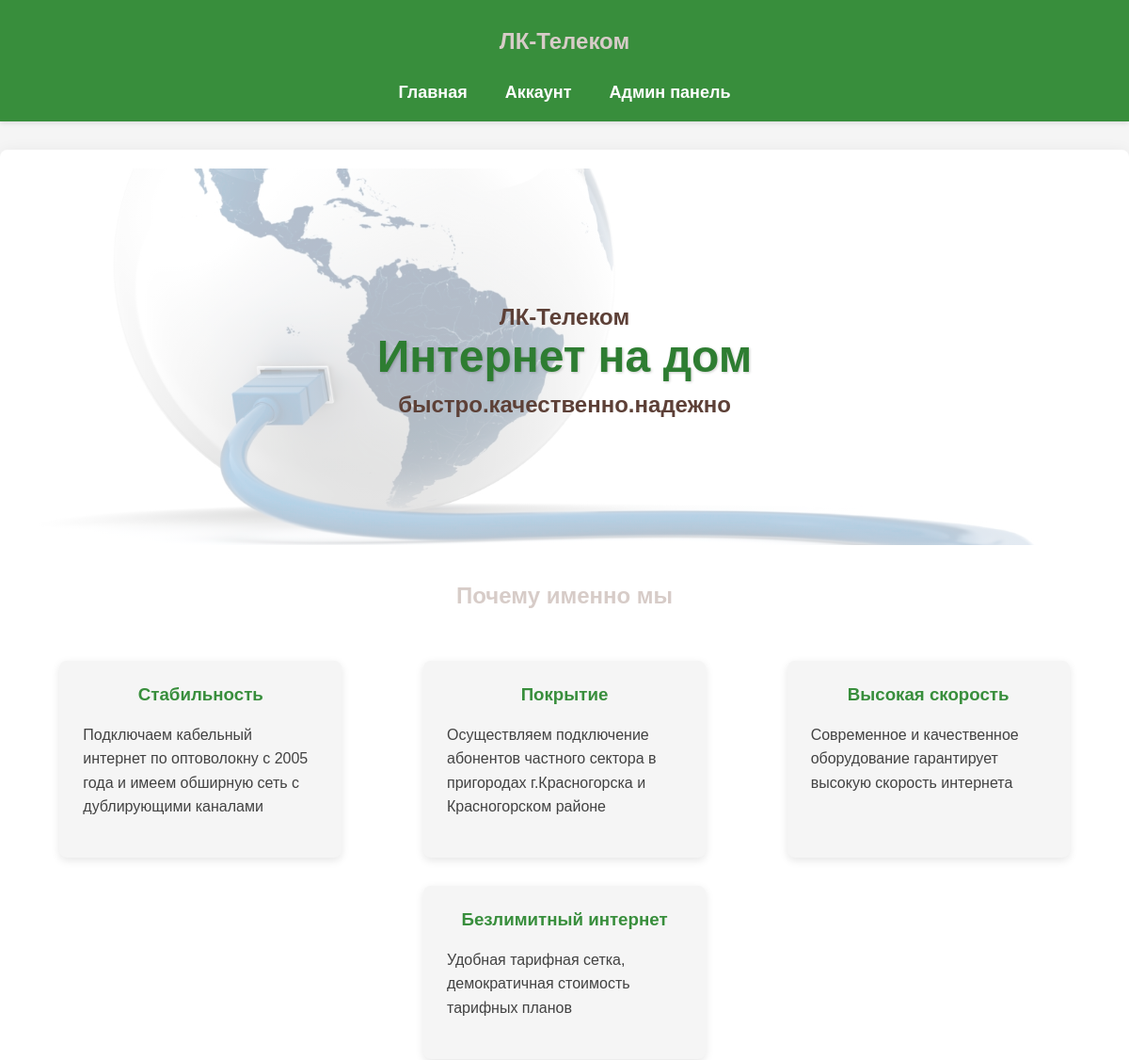
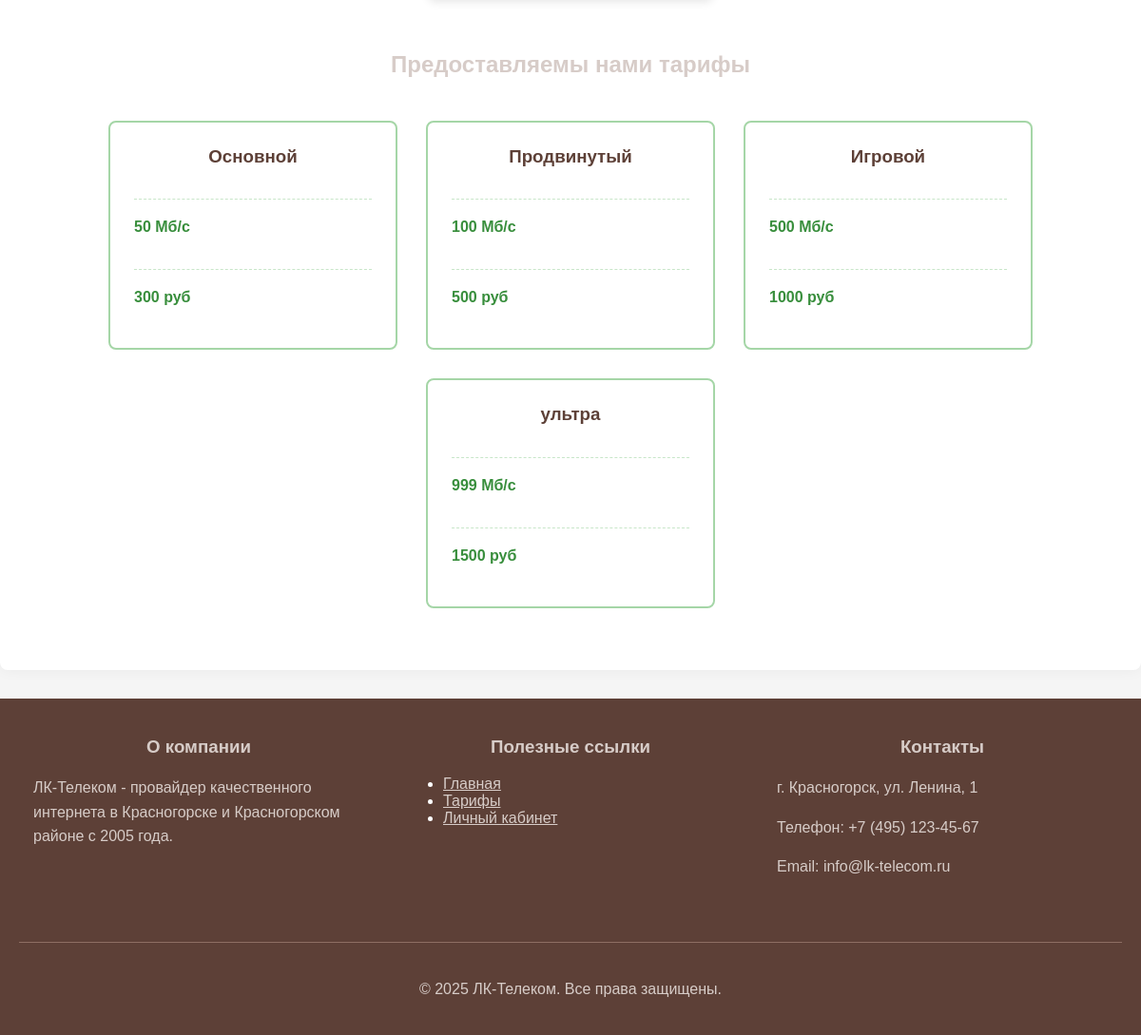
The page /public/login/main.php (signed in) on the database its author committed (2 pictures, top to bottom).
### tables this page shows
CREATE TABLE `tariff` (
  `id` int NOT NULL,
  `tariff_name` varchar(32) NOT NULL,
  `tariff_speed` int NOT NULL,
  `tariff_price` int NOT NULL
);

### public/login/main.php (the view, shortened to what this page needs)
<?php session_start();
include "db.php";
include "header.php";?>
<!DOCTYPE html>
<html lang="en">
<head>
</head>
<body>
        <div class="main_content">
                    <div class="short_content">
                        <h3>ЛК-Телеком</h3>
                        <h1>Интернет на дом</h1>
                        <h3>быстро.качественно.надежно</h3>
                    </div>
                    <h2>Почему именно мы</h2>
                    <div class="description_content">
                        <div class="block">
                            <h3>Стабильность</h3>
                            <p>Подключаем кабельный интернет по оптоволокну с 2005 года и имеем обширную сеть с дублирующими каналами</p>
                        </div>
                        <div class="block">
                            <h3>Покрытие</h3>
                            <p>Осуществляем подключение абонентов частного сектора в пригородах г.Красногорска и Красногорском районе</p>
                        </div>
                        <div class="block">
                            <h3>Высокая скорость</h3>
                            <p>Современное и качественное оборудование гарантирует высокую скорость интернета</p>
                        </div>
                        <div class="block">
                            <h3>Безлимитный интернет</h3>
                            <p>Удобная тарифная сетка, демократичная стоимость тарифных планов</p>
                        </div>
                    </div>
                    <h2>Предоставляемы нами тарифы</h2>
                    <div class="services" id="tariffs">
                    <?php
                    $stm = $connect->query('SELECT * FROM `tariff`');
                    $tariffs = $stm->fetchAll();
                    foreach($tariffs as $tarif)
                    {
                    echo
                    '<div class="show_tariff">'.
                        '<ul>'.
                        '<li><h3>'.$tarif['tariff_name'].'</h3></li>'.
                        '<li><p class="tariff_info">'.$tarif['tariff_speed'].' Мб/с</p></li>'.
                        '<li><p class="tariff_info">'.$tarif['tariff_price'].' руб</p></li>'.
                        '</ul>'.
                    '</div>';
                    }?>
                    </div>
        </div>
</body>
</html>
<?php include "footer.php"; ?>

### public/login/header.php (style rules this page uses)
body { font-family: 'Arial', sans-serif; margin: 0; padding: 0; background-color: #f5f5f5; color: #333; }
h1, h2, h3 { text-align: center; margin-top: 20px; color: #d7ccc8; }
p { font-size: 16px; line-height: 1.6; color: #424242; }

### public/login/main.php (style rules this page uses)
body { font-family: 'Arial', sans-serif; margin: 0; padding: 0; background-color: #f5f5f5; color: #333; }
h1, h2, h3 { text-align: center; margin-top: 20px; color: #d7ccc8; }
p { font-size: 16px; line-height: 1.6; color: #424242; }
.main_content { max-width: 1200px; margin: 30px auto; padding: 20px; background-color: #fff; border-radius: 8px; box-shadow: 0 0 15px rgba(0,0,0,0.05); }
.short_content { background-image: linear-gradient(rgba(255,255,255,0.7), rgba(255,255,255,0.7)), url("main_images.jpg"); background-size: cover; background-position: center; height: 400px; display: flex; flex-direction: column; justify-content: center; align-items: center; border-radius: 8px; margin-bottom: 40px; }
.short_content h1 { font-size: 48px; color: #2e7d32; text-shadow: 1px 1px 3px rgba(0,0,0,0.2); margin: 0; }
.short_content h3 { font-size: 24px; color: #5d4037; margin: 10px 0 0; }
.description_content { display: flex; justify-content: space-around; flex-wrap: wrap; margin: 40px 0; }
.block { width: 250px; padding: 25px; border-radius: 8px; background-color: #f5f5f5; box-shadow: 0 3px 10px rgba(0,0,0,0.1); margin: 15px; transition: transform 0.3s, box-shadow 0.3s; }
.block h3 { color: #388e3c; margin-top: 0; }
.services { display: flex; justify-content: center; flex-wrap: wrap; margin: 30px 0; }
.show_tariff { border: 2px solid #a5d6a7; padding: 25px; margin: 15px; border-radius: 8px; background-color: #fff; width: 250px; transition: all 0.3s; }
.show_tariff h3 { color: #5d4037; margin-top: 0; }
.tariff_info { font-weight: bold; color: #388e3c; }
.show_tariff ul { list-style: none; padding: 0; margin: 0; }
.show_tariff li { margin-bottom: 15px; padding-bottom: 15px; border-bottom: 1px dashed #c8e6c9; }
.show_tariff li:last-child { margin-bottom: 0; padding-bottom: 0; border-bottom: none; }

### public/login/footer.php (style rules this page uses)
body { font-family: 'Arial', sans-serif; margin: 0; padding: 0; background-color: #f5f5f5; color: #333; }
h1, h2, h3 { text-align: center; margin-top: 20px; color: #d7ccc8; }
p { font-size: 16px; line-height: 1.6; color: #424242; }
.main_content { max-width: 1200px; margin: 30px auto; padding: 20px; background-color: #fff; border-radius: 8px; box-shadow: 0 0 15px rgba(0,0,0,0.05); }

### rows shown on the page
tariff: tariff_name "Основной", tariff_speed "50", tariff_price "300"
tariff: tariff_name "Продвинутый", tariff_speed "100", tariff_price "500"
tariff: tariff_name "Игровой", tariff_speed "500", tariff_price "1000"
tariff: tariff_name "ультра", tariff_speed "999", tariff_price "1500"
